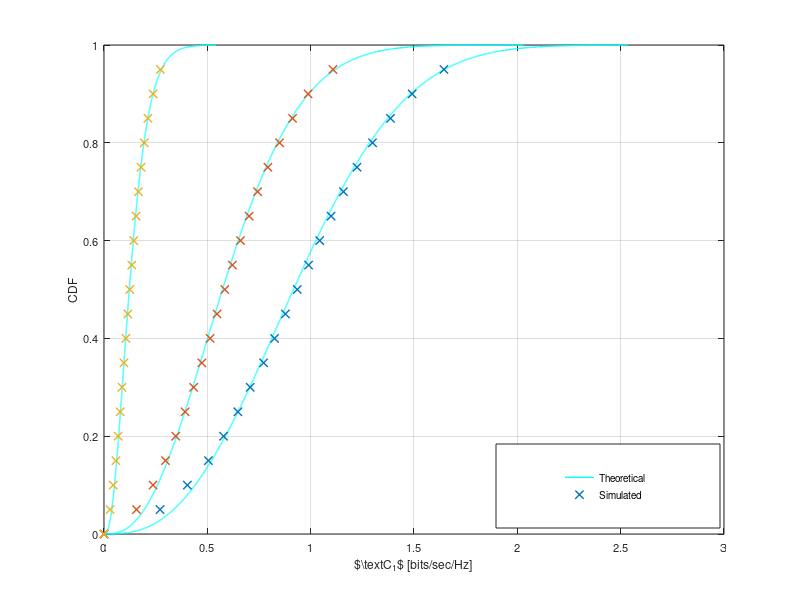

Write the MATLAB code that produced this figure. (Note: this script raises an error after producing the figure.)
%% This matlab script validates analytical expression for pdf C_0 charterized using
%% Gamma approximation for different value of SNR_sp2

clear all;
close all;

analysis = 0;                                           % Enable it for performing a complete new analysis
                                                        % otherwise a mat file is read 

if analysis
        M = 1e4;                                                % Number of realizations
        snr_s = 10.^([0]/10);                                   % received snr for the channel g_s  
        snr_p2 = 10.^([-10 0 10]/10);                           % snr for the channel g_p2  
        K = 1000;                                               % Number of samples used for energy detection 
        noise_power = 10^(-100/10);                             % Noise power at SR 
        E_s = 1;                                                % Pilot Energy 
        N_s = 10;                                               % Number of Pilot Symobols 
        sigma_est_error = noise_power/N_s;                      % Variance of the Estimation error for h_s 
        dof_s = 1;                                              % Degree of freedom = 1
        g_s_hat = zeros(1,M);                                   % Estimated power gain for the channel g_s        
        snr_p_ = zeros(1,M);                                    % snr_p_prime = 1 + snr_p  
        CDF_C1_sim = zeros(length(snr_s), length(snr_p2), M);   % Buffer to store the simulated CDF values 
        CDF_C1_ana = zeros(length(snr_s),length(snr_p2), M);    % Buffer to store the analytic CDF values 
       
        C1_pts = zeros(length(snr_s),length(snr_p2), M);         % Buffer to store the C1 points for the distribution function
        
        for k = 1:length(snr_s)
            for l = 1:length(snr_p2)
                %% Simulation
                %% g_hat_s is supposed to be non-central chi squared distributed with degree of freedom = 1 
                g_s = snr_s(k) * noise_power;        % Power gain for the channel g_s    
                tran_snr_ST = snr_s(k) / g_s;        % Transmitted SNR = Transmitted power at PT/Noise at SR  = received SNR / g_s            
                for i=1:M
                    g_s_hat(i) = sum(normrnd(sqrt(g_s), sqrt(sigma_est_error), 1, dof_s).^2);
                    snr_p_(i) = mean((sqrt(snr_p2(l)) * ones(1, K)...
                    + random('norm', 0, 1, 1, K)).^2);
                end

                %% density of the SNR_s
                lambda_s = dof_s *  g_s / sigma_est_error;
                snr_s_hat = tran_snr_ST * (g_s_hat);                
                mean_ana_s = sigma_est_error * tran_snr_ST * (dof_s + lambda_s);
                var_ana_s = (sigma_est_error)^2 * tran_snr_ST^2 * (2 * dof_s + 4 * lambda_s);
                mean_sim_s = mean(snr_s_hat);
                var_sim_s = var(snr_s_hat);        

                %% Gammma Approximation 
                b_gamma_s = var_ana_s/mean_ana_s;
                a_gamma_s = mean_ana_s/b_gamma_s;


                %% density for SNR_p_
                mean_ana_p_ = ( 1  + snr_p2(l));
                var_ana_p_ = 1/K * ( 2  + 4 * snr_p2(l));
                mean_sim_p_ = mean(snr_p_);
                var_sim_p_ = var(snr_p_);    

                b_gamma_p_ = var_ana_p_/mean_ana_p_;
                a_gamma_p_ = mean_ana_p_/b_gamma_p_;    

                %% CDF of Capacity C_1 = log2(1 + SNR_s)         

                C_1 = log2(1  + snr_s_hat./snr_p_);
                [CDF_C1_temp, C1_pts(k,l,:),~,~,eid] = cdfcalc(C_1);
                CDF_C1_sim(k,l,:) = CDF_C1_temp(1:M);

                for j=1:M
                    func_C1 = @(t) log(2) * exp(log(2.^t)  + (a_gamma_s - 1) .* log(2.^t - 1)...
                    - (a_gamma_s + a_gamma_p_) * log(1/b_gamma_p_ + (2.^t - 1)/b_gamma_s)...
                    + gammaln(a_gamma_p_ + a_gamma_s) - gammaln(a_gamma_p_) - gammaln(a_gamma_s)...
                    - a_gamma_p_ * log(b_gamma_p_) - a_gamma_s * log(b_gamma_s));
                    CDF_C1_ana(k,l,j) = integral(func_C1, 0, C1_pts(k,l,j));
                end
            end
        end        
        save('results_CDF_C1_diff_SNR_p2_SNR_s_00.mat');
end
load('results_CDF_C1_diff_SNR_p2_SNR_s_00.mat')
        
% Plotting Curves
figure(1);
diff = 500;
sim = 1:diff:M;

k = 1; 
plot(reshape(C1_pts(1, k, :), 1, M), reshape(CDF_C1_ana(1, k, :),1, M), 'c-', 'Linewidth',1);
hold on,
plot(reshape(C1_pts(1, k, sim), 1, length(sim)), reshape(CDF_C1_sim(1, k, sim), 1, length(sim)),...
    'x', 'Linewidth', 1);

k = 2;
hold on,
plot(reshape(C1_pts(1, k, :), 1, M), reshape(CDF_C1_ana(1, k, :),1, M), 'c-', 'Linewidth',1);
hold on,
plot(reshape(C1_pts(1, k, sim), 1, length(sim)), reshape(CDF_C1_sim(1, k, sim), 1, length(sim)),...
    'x', 'Linewidth', 1);

k = 3;
hold on,
plot(reshape(C1_pts(1, k, :), 1, M), reshape(CDF_C1_ana(1, k, :),1, M), 'c-', 'Linewidth',1);
hold on,
plot(reshape(C1_pts(1, k, sim), 1, length(sim)), reshape(CDF_C1_sim(1, k, sim), 1, length(sim)),...
    'x', 'Linewidth', 1);


Fontsize = 8;
grid on;
xlabel('$\text{C}_1$ [bits/sec/Hz]','FontSize',Fontsize);
ylabel('CDF','FontSize',Fontsize);
hl = legend('Theoretical', 'Simulated');
set(hl, 'position',[0.62 0.12 0.28 0.14]);
set(gca,'FontSize',Fontsize);
laprint(1, '../figures/fig_CDF_C1_diff_SNR_p2_SNR_s_00', 'options', 'factory', 'width', 8, 'scalefonts',...
    'on', 'factor',0.5, 'keepfontprops', 'on');        
